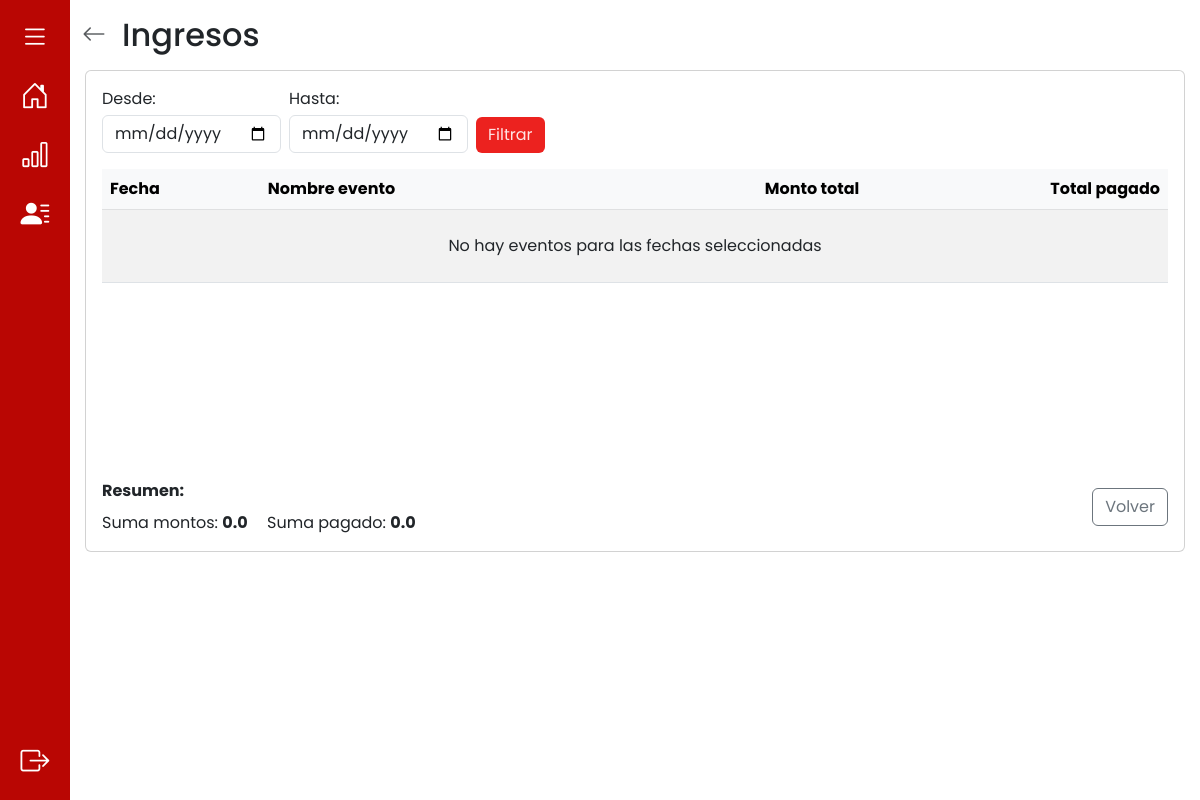
Before: /ingresos/ (signed in) with the older database file.
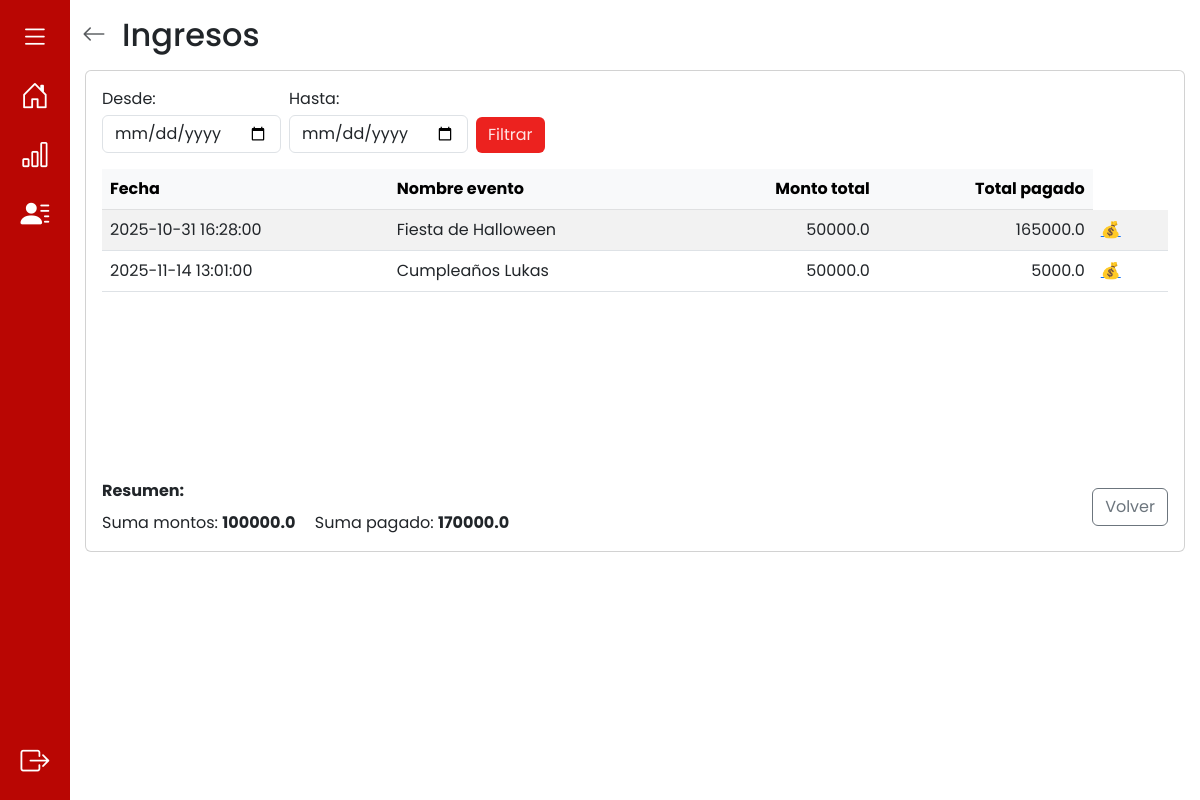
After: the same page with the newer database file.
### app/models.py (models this page shows, shortened)
class Evento(db.Model):
    __tablename__ = 'evento'
    id_evento = db.Column(db.Integer, primary_key=True, autoincrement=True)
    descripcion = db.Column(db.String(100))
    fecha_inicio = db.Column(db.DateTime, nullable=False)
    fecha_fin = db.Column(db.DateTime, nullable=False)
    observaciones = db.Column(db.String(100))
    monto_total = db.Column(db.Numeric(10, 2), nullable=False)
    adeuda = db.Column(db.Boolean, default=True) #esto se actualiza cuando todos los pagos == monto total
    nro_recibo = db.Column(db.Integer) #esto se actualiza cuando todos los pagos == monto total
    @property
    def total_pagado(self):
        return sum(float(p.monto_pago) for p in self.pagos)
    dni = db.Column(db.String(20), db.ForeignKey('cliente.dni'), nullable=False)
    id_responsable_apertura = db.Column(db.Integer, db.ForeignKey('responsable_llave.id_responsable'))
    id_responsable_cierre = db.Column(db.Integer, db.ForeignKey('responsable_llave.id_responsable'))
    usuario_creacion = db.Column(db.String(10), db.ForeignKey('cuenta.nombre_usuario'), nullable=False)
    cliente = db.relationship('Cliente', back_populates='eventos')
    responsable_apertura = db.relationship('ResponsableLlave', foreign_keys=[id_responsable_apertura], back_populates='eventos_apertura')
    responsable_cierre = db.relationship('ResponsableLlave', foreign_keys=[id_responsable_cierre], back_populates='eventos_cierre')
    usuario = db.relationship('Cuenta', back_populates='eventos')
    pagos = db.relationship('Pago', back_populates='evento', cascade="all, delete-orphan")
    auditorias_evento = db.relationship('AuditoriaEvento', back_populates='evento', cascade="all, delete-orphan")

class Pago(db.Model):
    __tablename__ = 'pago'
    id_pago = db.Column(db.Integer, primary_key=True, autoincrement=True)
    id_evento = db.Column(db.Integer, db.ForeignKey('evento.id_evento'), nullable=False)
    monto_pago = db.Column(db.Numeric(10, 2), nullable=False)
    fecha = db.Column(db.Date, nullable=False)
    usuario_creacion = db.Column(db.String(10), db.ForeignKey('cuenta.nombre_usuario'), nullable=False)
    evento = db.relationship('Evento', back_populates='pagos')
    usuario = db.relationship('Cuenta', back_populates='pagos')
    auditorias_pago = db.relationship('AuditoriaPago', back_populates='pago', cascade="all, delete-orphan")

### app/routes/ingresos_routes.py (the view)
@ingresos_bp.route("/", methods = ["GET"])
def ingresos():
    try:
        eventos = Evento.query.all()
        return render_template('ingresos.html', eventos=eventos)
    except Exception as e:
        print(f"Error al cargar los ingresos eventos: {str(e)}")
        return render_template("ingresos.html", mensaje="Error al cargar ingresos")

### app/__init__.py (called while the page is built)
def create_app():
    app = Flask(__name__)
    app.config["SQLALCHEMY_DATABASE_URI"] = "sqlite:///alberdi.db"
    app.config["SQLALCHEMY_TRACK_MODIFICATIONS"] = False
    app.secret_key = "clave-secreta"
    db.init_app(app)
    @app.context_processor
    def inject_user():
        from app.models import Cuenta
        current_user = None
        if 'username' in session:
            current_user = Cuenta.query.get(session['username'])
        return dict(current_user=current_user)
    from .routes import register_blueprints
    register_blueprints(app)
    return app

### app/models.py (called while the page is built)
    def es_admin(self):
        return True  #Por ahora todos son admin (y en las vistas pueden ver todo)

### app/templates/ingresos.html (shortened to what this page needs)
{% extends 'base.html' %}
{% block content %}
<div class="container py-3">
  <div class="d-flex align-items-center mb-3">
    <a href="{{ url_for('auth.inicio') }}" class="text-muted me-3" aria-label="Volver">
      <i class="bi bi-arrow-left fs-4"></i>
    </a>
    <h2 class="m-0">Ingresos</h2>
  </div>
  <div class="d-flex justify-content-center">
    <div class="card w-100" style="max-width:1100px;">
      <div class="card-body d-flex flex-column" style="min-height:60vh;">
        <div class="row mb-3">
          <form class="w-100" method="get" action="{{ url_for('ingresos.rango_eventos_por_fecha') }}">
            <div class="row g-2 align-items-end">
              <div class="col-auto">
                <label class="form-label mb-1">Desde:</label>
                <input type="date" name="desde" class="form-control" value="{{ request.args.get('desde','') }}">
              </div>
              <div class="col-auto">
                <label class="form-label mb-1">Hasta:</label>
                <input type="date" name="hasta" class="form-control" value="{{ request.args.get('hasta','') }}">
              </div>
              <div class="col-auto">
                <button type="submit" class="btn btn-custom">Filtrar</button>
              </div>
            </div>
          </form>
        </div>
        <div class="row flex-grow-1 mb-3">
          <div class="col-12">
            <div style="max-height:50vh; overflow:auto;">
              <table class="table table-striped table-hover mb-0">
                <thead class="table-light position-sticky top-0" style="z-index:1;">
                  <tr>
                    <th scope="col">Fecha</th>
                    <th scope="col">Nombre evento</th>
                    <th scope="col" class="text-end">Monto total</th>
                    <th scope="col" class="text-end">Total pagado</th>
                  </tr>
                </thead>
                <tbody>
                  {% for evento in eventos %}
                  <tr>
                    <td>{{ evento.fecha_inicio }}</td>
                    <td>{{ evento.descripcion }}</td>
                    <td class="text-end">{{ evento.monto_total | float | round(2) }}</td>
                    <td class="text-end">{{ evento.total_pagado | float | round(2) }}</td>
                    <td class="acciones">
                      <a href="{{ url_for('ingresos.pagos', id_evento=evento.id_evento) }}" class="me-2">💰</a>
                    </td>
                  </tr>
                  {% else %}
                  <tr>
                    <td colspan="4" class="text-center py-4">No hay eventos para las fechas seleccionadas</td>
                  </tr>
                  {% endfor %}
                </tbody>
              </table>
            </div>
          </div>
        </div>
        <div class="row">
          <div class="col-md-8 d-flex flex-column justify-content-center">
            <div class="d-flex flex-column">
              <strong>Resumen:</strong>
              <div class="mt-2">
                <span class="me-3">Suma montos: <span class="fw-bold">
                  {{ (eventos | sum(attribute='monto_total')) | default(0) | float | round(2) }}
                </span></span>
                <span> Suma pagado: <span class="fw-bold">
                  {{ (eventos | sum(attribute='total_pagado')) | default(0) | float | round(2) }}
                </span></span>
              </div>
            </div>
          </div>
          <div class="col-md-4 d-flex justify-content-end align-items-center">
            <a href="/" class="btn btn-outline-secondary">Volver</a>
          </div>
        </div>
      </div>
    </div>
  </div>
</div>
{% endblock %}

Changed rows visible on the page:
added Evento: fecha_inicio "2025-10-31 16:28:00", descripcion "Fiesta de Halloween", monto_total "50000.0", total_pagado "165000.0"
added Evento: fecha_inicio "2025-11-14 13:01:00", descripcion "Cumpleaños Lukas", monto_total "50000.0", total_pagado "5000.0"
Other visible differences:
text no longer shown: "0.0 0.0 No hay eventos para las fechas seleccionadas"
text now shown: "100000.0 170000.0"
